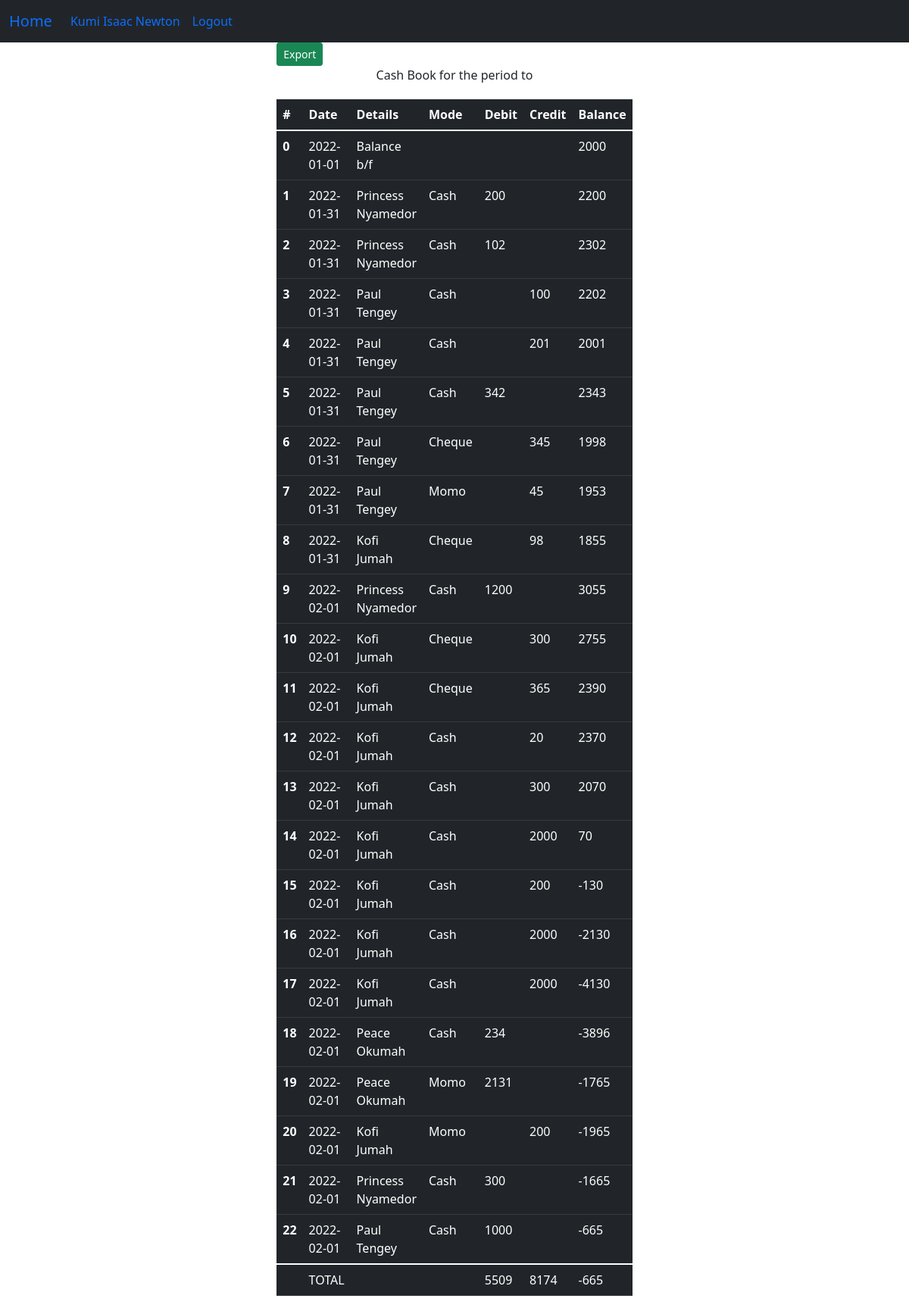
The page /cashbook (signed in) on the database its author committed.
### app.py (models this page shows, shortened)
class User(db.Model, UserMixin):
    id = db.Column(db.Integer, primary_key=True)
    date = db.Column(db.DateTime, default = datetime.utcnow())
    username = db.Column(db.String(80), unique=False, nullable=False)
    email = db.Column(db.String(120), unique=True, nullable=False)
    password = db.Column(db.String(120), nullable=False)

class CashBook(db.Model):
    id = db.Column(db.Integer, primary_key=True)
    date = db.Column(db.DateTime, default = datetime.utcnow())
    name = db.Column(db.String(80), unique=False, nullable=False)
    details = db.Column(db.String(80), unique=False, nullable=False)
    amount = db.Column(db.Integer, unique=False, nullable=False)
    category = db.Column(db.String(100), nullable = False)
    semester = db.Column(db.String(100), nullable = False)
    mode_of_payment = db.Column(db.String(100), nullable = False)

### app.py (the view)
@app.route("/cashbook")
@login_required
def cashbook():
	sem1 = request.args.get("select2")
	start = request.args.get("startdate")
	end = request.args.get("enddate")
	cash_data = CashBook.query.filter_by(semester = "SEM1")
	cash_cums1 = [2000]
	revs = []
	pays = []
	for money in cash_data:
		if money.category == "revenue":
			cash_cums1.append(money.amount)
			revs.append(money.amount)
		else:
			cash_cums1.append(-1*money.amount)
			pays.append(money.amount)
	cash_cums = cumsum(cash_cums1)[:]
	sum1 = sum(revs)
	sum2 = sum(pays)
	return render_template("cashbook.html", cash_data = cash_data,
		cash_cums=cash_cums, sum1=sum1, sum2=sum2)

### app.py (called while the page is built)
@login_manager.user_loader
def load_user(user_id):
	return User.query.get(int(user_id))

### templates/cashbook.html (shortened to what this page needs)
{% extends "bootstrap.html" %}
{% block content %}
<div>
	<div class="row">
		<div class="col"></div>
		<div class="col">
			<button type="button" id="export_button4" class="btn btn-success btn-sm">Export</button>
		<table class="table table-dark table-hover" style="margin-top: 20px;" id="cash_data">
			<center><label>Cash Book for the period {{start_date}} to {{end_date}}</label></center>
		  <thead>
		    <tr>
		      <th scope="col">#</th>
		      <th scope="col">Date</th>
		      <th scope="col">Details</th>
		      <th scope="col">Mode</th>
		      <th scope="col">Debit</th>
		      <th scope="col">Credit</th>
		      <th scope="col">Balance</th>
		    </tr>
		  </thead>
		  <tbody>
		  	<tr>
		      <th scope="row">0</th>
		      <td>2022-01-01</td>
		      <td>Balance b/f</td>
		      <td></td>
		      <td></td>
		      <td></td>
		      <td>2000</td>
		    </tr>
		    {% set counter = 1 %}
		    {% for cash in cash_data %}
			    {% if cash.category == 'revenue'%}
			    <tr>
			      <th scope="row">{{loop.index}}</th>
			      <td>{{cash.date.date()}}</td>
			      <td>{{cash.name}}</td>
			      <td>{{cash.mode_of_payment}}</td>
			      <td>{{cash.amount}}</td>
			      <td></td>
			      <td>{{cash_cums[loop.index]}}</td>
			    </tr>
			    {% else %}
			    <tr>
			      <th scope="row">{{loop.index}}</th>
			      <td>{{cash.date.date()}}</td>
			      <td>{{cash.name}}</td>
			      <td>{{cash.mode_of_payment}}</td>
			      <td></td>
			      <td>{{cash.amount}}</td>
			      <td>{{cash_cums[loop.index]}}</td>
			    </tr>
			    {% endif %}
		    {% endfor %}
		  </tbody>
		  <tfoot>
		  	<tr>
		      <th scope="row"></th>
		      <td>TOTAL</td>
		      <td></td>
		      <td></td>
		      <td>{{sum1}}</td>
		      <td>{{sum2}}</td>
		      <td>{{cash_cums[-1]}}</td>
		    </tr>
		  </tfoot>
		</table>
		</div>
		<div class="col"></div>
	</div>
</div>
{% endblock %}

### templates/nav.html (shortened to what this page needs)
<nav class="navbar navbar-expand-lg navbar-light bg-dark">
  <div class="container-fluid">
    <div class="collapse navbar-collapse" id="navbarTogglerDemo01">
      <a class="navbar-brand text-primary" href="#">Home</a>
      <ul class="navbar-nav me-auto mb-2 mb-lg-0">
        {% if current_user.is_authenticated %}
        <li class="nav-item">
          <a class="nav-link active text-primary" aria-current="page" href="#">{{current_user.username}}</a>
        </li>
        <li class="nav-item">
          <a class="nav-link active text-primary" aria-current="page" href="{{url_for('logout')}}">Logout</a>
        </li>
        {% endif %}
      </ul>
    </div>
  </div>
</nav>

### rows shown on the page
User: username "Kumi Isaac Newton"
CashBook: date "2022-01-31", name "Princess Nyamedor", mode_of_payment "Cash", amount "200", cash_cums "2200"
CashBook: date "2022-01-31", name "Princess Nyamedor", mode_of_payment "Cash", amount "102", cash_cums "2302"
CashBook: date "2022-01-31", name "Paul Tengey", mode_of_payment "Cash", amount "100", cash_cums "2202"
CashBook: date "2022-01-31", name "Paul Tengey", mode_of_payment "Cash", amount "201", cash_cums "2001"
CashBook: date "2022-01-31", name "Paul Tengey", mode_of_payment "Cash", amount "342", cash_cums "2343"
CashBook: date "2022-01-31", name "Paul Tengey", mode_of_payment "Cheque", amount "345", cash_cums "1998"
CashBook: date "2022-01-31", name "Paul Tengey", mode_of_payment "Momo", amount "45", cash_cums "1953"
CashBook: date "2022-01-31", name "Kofi Jumah", mode_of_payment "Cheque", amount "98", cash_cums "1855"
CashBook: date "2022-02-01", name "Princess Nyamedor", mode_of_payment "Cash", amount "1200", cash_cums "3055"
CashBook: date "2022-02-01", name "Kofi Jumah", mode_of_payment "Cheque", amount "300", cash_cums "2755"
CashBook: date "2022-02-01", name "Kofi Jumah", mode_of_payment "Cheque", amount "365", cash_cums "2390"
CashBook: date "2022-02-01", name "Kofi Jumah", mode_of_payment "Cash", amount "20", cash_cums "2370"
CashBook: date "2022-02-01", name "Kofi Jumah", mode_of_payment "Cash", amount "300", cash_cums "2070"
CashBook: date "2022-02-01", name "Kofi Jumah", mode_of_payment "Cash", amount "2000", cash_cums "70"
CashBook: date "2022-02-01", name "Kofi Jumah", mode_of_payment "Cash", amount "200", cash_cums "-130"
CashBook: date "2022-02-01", name "Kofi Jumah", mode_of_payment "Cash", amount "2000", cash_cums "-2130"
CashBook: date "2022-02-01", name "Kofi Jumah", mode_of_payment "Cash", amount "2000", cash_cums "-4130"
CashBook: date "2022-02-01", name "Peace Okumah", mode_of_payment "Cash", amount "234", cash_cums "-3896"
CashBook: date "2022-02-01", name "Peace Okumah", mode_of_payment "Momo", amount "2131", cash_cums "-1765"
CashBook: date "2022-02-01", name "Kofi Jumah", mode_of_payment "Momo", amount "200", cash_cums "-1965"
CashBook: date "2022-02-01", name "Princess Nyamedor", mode_of_payment "Cash", amount "300", cash_cums "-1665"
CashBook: date "2022-02-01", name "Paul Tengey", mode_of_payment "Cash", amount "1000", cash_cums "-665"

### other values the page prints
{{ sum1 }} "5509"
{{ sum2 }} "8174"
{{ cash_cums[-1] }} "-665"
